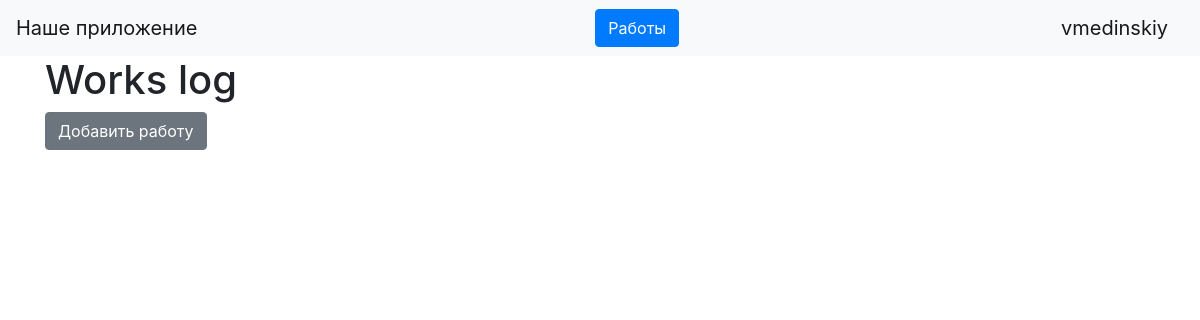
/jobs (signed in), run on an earlier commit of the app's database.
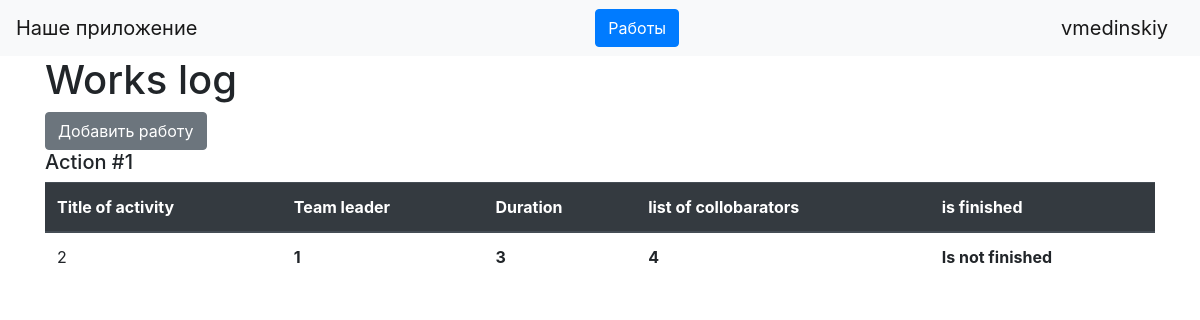
And on a later commit of the database.
### data/users.py (models this page shows, shortened)
class User(SqlAlchemyBase, UserMixin):
    __tablename__ = 'users'
    id = sqlalchemy.Column(sqlalchemy.Integer, primary_key=True, autoincrement=True)
    name = sqlalchemy.Column(sqlalchemy.String, nullable=True)
    about = sqlalchemy.Column(sqlalchemy.String, nullable=True)
    email = sqlalchemy.Column(sqlalchemy.String, index=True, unique=True, nullable=True)
    hashed_password = sqlalchemy.Column(sqlalchemy.String, nullable=True)
    created_date = sqlalchemy.Column(sqlalchemy.DateTime, default=datetime.datetime.now)
    news = orm.relation("News", back_populates='user')

### data/jobs.py (models this page shows)
class Jobs(SqlAlchemyBase):
    __tablename__ = 'jobs'
    id = sqlalchemy.Column(sqlalchemy.Integer,
                           primary_key=True, autoincrement=True)
    team_leader = sqlalchemy.Column(sqlalchemy.Integer, sqlalchemy.ForeignKey("users.id"), nullable=True)
    job = sqlalchemy.Column(sqlalchemy.String, nullable=True)
    work_size = sqlalchemy.Column(sqlalchemy.Integer, nullable=True, default=0)
    collaborators = sqlalchemy.Column(sqlalchemy.String, nullable=True)
    end_date = sqlalchemy.Column(sqlalchemy.Date, nullable=True)
    start_date = sqlalchemy.Column(sqlalchemy.Date, default=datetime.now)
    is_finished = sqlalchemy.Column(sqlalchemy.Boolean, default=True)
    leader = relation("User")

### main.py (the view)
@app.route("/jobs")
@login_required
def get_jobs():
    db_sess = db_session.create_session()
    jobs = db_sess.query(Jobs).all()
    return render_template("jobs.html", title="Работы", jobs=jobs)

### data/db_session.py (called while the page is built)
def create_session() -> Session:
    global __factory
    return __factory()

### main.py (called while the page is built)
@login_manager.user_loader
def load_user(user_id):
    db_sess = db_session.create_session()
    return db_sess.query(User).get(user_id)

### templates/jobs.html
{% extends "base.html" %}
{% block content %}
    <h1 class="page_header">Works log</h1>
    <a href="/add_job" class="btn btn-secondary">Добавить работу</a>
    {% for job in jobs %}
        <div class="work_log_content">
            <h5>Action #{{ loop.index }}</h5>
                <table class="table">
                    <thead class="thead-dark">
                        <tr>
                            <th scope="col">Title of activity</th>
                            <th scope="col">Team leader</th>
                            <th scope="col">Duration</th>
                            <th scope="col">list of collobarators</th>
                            <th scope="col">is finished</th>
                        </tr>
                    </thead>
                    <tbody>
                        <tr>
                            <td class="work_table_item">{{ job.job }}</th>
                            <th class="work_table_item">{{ job.team_leader }}</th>
                            <th class="work_table_item">{{ job.work_size }}</th>
                            <th class="work_table_item">{{ job.collaborators }}</th>
                            {% if job.is_finished %}
                                <th class="work_table_item green_item">Is finished</th>
                            {% else %}
                                <th class="work_table_item red_item">Is not finished</th>
                            {% endif %}
                        </tr>
                    </tbody>
                </table>
            </div>
    {% endfor %}
{% endblock %}

### templates/base.html (shortened to what this page needs)
<!doctype html>
<html lang="en">
<head>
    <link rel="stylesheet"
          href="https://stackpath.bootstrapcdn.com/bootstrap/4.4.1/css/bootstrap.min.css"
>
</head>
<body>
<header>
    <nav class="navbar navbar-light bg-light">
        <a class="navbar-brand" href="#">Наше приложение</a>
        {% if current_user.is_authenticated %}
            <a class="btn btn-primary " href="/jobs">Работы</a>
            <a class="navbar-brand" href="/logout">{{ current_user.name }}</a>
        {% else %}
            <p>
                <a class="btn btn-primary " href="/register">Зарегистрироваться</a>
                <a class="btn btn-success" href="/login">Войти</a>
            </p>
        {% endif %}
    </nav>
</header>
<main role="main" class="container">
    {% block content %}{% endblock %}
</main>
</body>
</html>

What changed in the data, as far as the page shows it:
added Jobs: job "2", team_leader "1", work_size "3", collaborators "4", is_finished "Is not finished"
